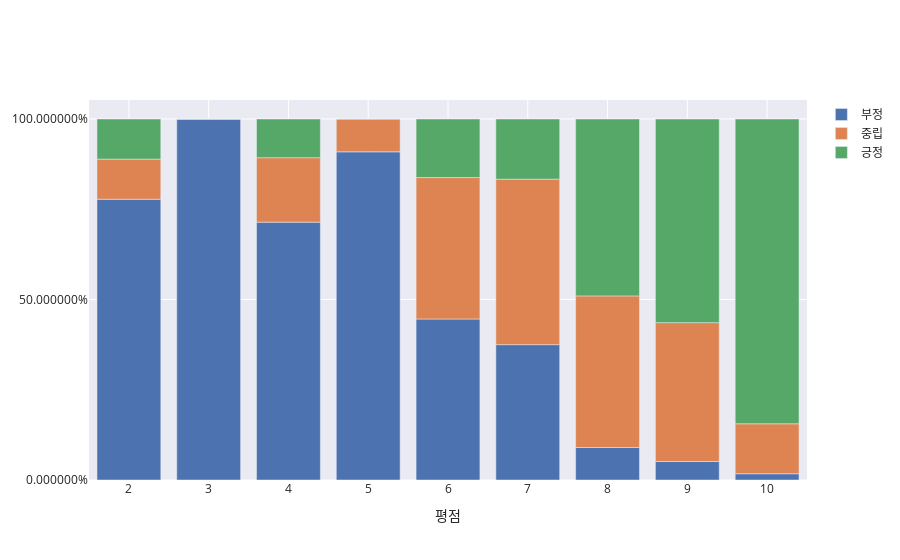

Notebook code for this chart:
### Code cell
x = g['score'].unique()
y0 = g[g['attitude']==0]
y1 = g[g['attitude'] ==1]
y2 = g[g['attitude'] ==2]
fig = go.Figure()

fig.add_trace(go.Bar(x=x, y = y0.rate, name = "부정"))
fig.add_trace(go.Bar(x=x, y = y1.rate, name = "중립"))
fig.add_trace(go.Bar(x=x, y = y2.rate, name = "긍정"))

fig.update_traces(hovertemplate = '평점: %{x}점 <br>비율: %{y}')
#fig.update_layout(xaxis_type = 'category')
#fig.update_yaxes(tickvals = [0, 20, 40, 60, 80, 100])
fig.update_yaxes(nticks = 5)
fig.update_xaxes(title = "평점")
fig.update_layout(yaxis_tickformat = '%',
                  barmode = 'relative',
                 hoverlabel = dict(font_size = 15),
                 template = 'seaborn') #stack으로 만들어짐


fig.write_html("평점 별 긍부정 비율.html")
fig.show()

### Figure 1 — Plotly figure (JSON) as saved in the notebook; plotly's stock layout.template omitted (floating-point values rounded to 4 significant figures)
{"data": [{"hovertemplate": "평점: %{x}점 <br>비율: %{y}", "name": "부정", "type": "bar", "x": [2, 3, 4, 5, 6, 7, 8, 9, 10], "y": [0.7778, 1, 0.7143, 0.9091, 0.4459, 0.375, 0.09, 0.05128, 0.01737]}, {"hovertemplate": "평점: %{x}점 <br>비율: %{y}", "name": "중립", "type": "bar", "x": [2, 3, 4, 5, 6, 7, 8, 9, 10], "y": [0.1111, 0, 0.1786, 0.09091, 0.3919, 0.4583, 0.42, 0.3846, 0.1384]}, {"hovertemplate": "평점: %{x}점 <br>비율: %{y}", "name": "긍정", "type": "bar", "x": [2, 3, 4, 5, 6, 7, 8, 9, 10], "y": [0.1111, 0, 0.1071, 0, 0.1622, 0.1667, 0.49, 0.5641, 0.8442]}], "layout": {"barmode": "relative", "hoverlabel": {"font": {"size": 15}}, "xaxis": {"title": {"text": "평점"}}, "yaxis": {"nticks": 5, "tickformat": "%"}}}
